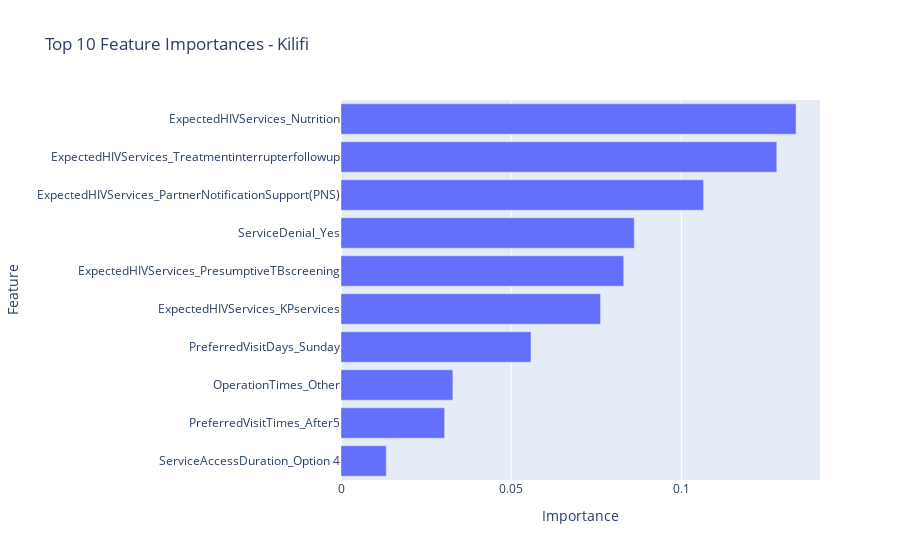

The notebook cell this image was saved under:
### Code cell
kilifi_features = retrain_and_visualize_features('Kilifi', data, best_model)

### Figure 1 — Plotly figure (JSON) as saved in the notebook; plotly's stock layout.template omitted (floating-point values rounded to 4 significant figures)
{"data": [{"alignmentgroup": "True", "hovertemplate": "Importance=%{x}<br>Feature=%{y}<extra></extra>", "legendgroup": "", "marker": {"color": "#636efa", "pattern": {"shape": ""}}, "name": "", "offsetgroup": "", "orientation": "h", "showlegend": false, "textposition": "auto", "type": "bar", "x": [0.01331, 0.03045, 0.03286, 0.05583, 0.07627, 0.08308, 0.08617, 0.1065, 0.1281, 0.1337], "xaxis": "x", "y": ["ServiceAccessDuration_Option 4", "PreferredVisitTimes_After5", "OperationTimes_Other", "PreferredVisitDays_Sunday", "ExpectedHIVServices_KPservices", "ExpectedHIVServices_PresumptiveTBscreening", "ServiceDenial_Yes", "ExpectedHIVServices_PartnerNotificationSupport(PNS)", "ExpectedHIVServices_Treatmentinterrupterfollowup", "ExpectedHIVServices_Nutrition"], "yaxis": "y"}], "layout": {"barmode": "relative", "legend": {"tracegroupgap": 0}, "title": {"text": "Top 10 Feature Importances - Kilifi"}, "xaxis": {"anchor": "y", "domain": [0, 1], "title": {"text": "Importance"}}, "yaxis": {"anchor": "x", "domain": [0, 1], "title": {"text": "Feature"}}}}
